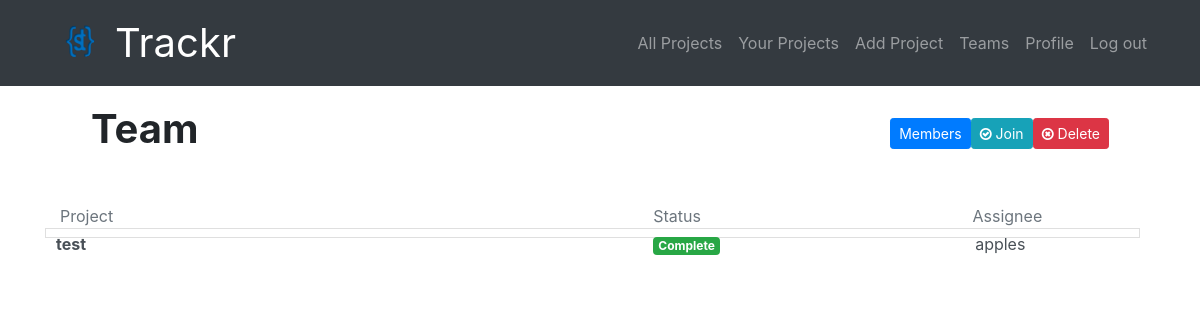
Page /teams/teams/in/team/ (signed in) on the committed database.
### teams/models.py (models this page shows, shortened)
class Team(models.Model):
    name = models.CharField(max_length=255, unique=True)
    slug = models.SlugField(allow_unicode=True, unique=True)
    description = models.TextField(blank=True, default='')
    description_html = models.TextField(editable=False, default='', blank=True)
    members = models.ManyToManyField(User,through="TeamMember")
    class Meta:
        ordering = ["name"]

### projects/models.py (models this page shows, shortened)
class Project(models.Model):
    id = models.AutoField(primary_key=True)
    project_name = models.CharField(max_length=256)
    worker = models.ForeignKey(User,related_name='projects',null=True,on_delete=models.SET_NULL)
    created_by = models.ForeignKey(User,related_name='created',null=True,on_delete=models.SET_NULL)
    description = models.TextField()
    created_at = models.DateTimeField(default=timezone.now)
    due_date = models.DateTimeField()
    status = models.CharField(max_length=20,choices=status)
    completed_on = models.DateTimeField(blank=True,null=True)
    team = models.ForeignKey(Team,related_name='projects',null=True,blank=True,on_delete=models.SET_NULL)
    class Meta():
        ordering = ['-created_at']
        unique_together = ['worker','project_name']

### teams/views.py (the view)
# urls.py: path("teams/in/<slug>/",views.SingleTeam.as_view(),name="single"),
class SingleTeam(LoginRequiredMixin,generic.DetailView):
    model = Team

### teams/templates/teams/team_detail.html (shortened to what this page needs)
{% extends "teams/team_base.html" %}
{% block pregroup %}
  <div class="container">
    <nav class="navbar navbar-expand-lg" role="navigation" id="navbar">
      <div class="container">
        <div class="navbar-nav align-items-center">
          <h1 class="navbar-brand team-name" ><strong>{{team.name}}</strong></h1>
        </div>
        <div class="navbar-nav ml-auto">
          <a data-toggle="modal" data-target="#modalMembers" href="#modalMembers" class="btn btn-lg btn-primary btn-sm members">Members</a>
          {% if user not in team.members.all %}
          <a href="{% url 'teams:join' slug=team.slug %}" class="btn btn-sm btn-info"><span class="fa fa-check-circle-o"></span> Join</a>
          {% else %}
          <a href="{% url 'teams:leave' slug=team.slug %}" class="btn btn-sm btn-warning"><span class="fa fa-minus-circle"></span> Leave</a>
          {% endif %}
          {% if user.is_superuser %}
            <a href="{% url 'teams:delete' slug=team.slug %}" class="btn btn-sm btn-danger"><span class="fa fa-times-circle-o"></span> Delete</a>
          {% endif %}
        </div>
      </div>
    </nav>
  </div>
{% endblock %}
{% block group_content %}
<div class='container'>
	{% if team.projects.count == 0 %}
	<h2>No projects in this team yet!</h2>
	{% else %}
  <br>
  <div class="d-flex justify-content-center">
    <div class="container list-group">
      <div class="d-flex justify-content-between align-items-center row">
        <div class="col-sm-5 text-muted">Project</div>
        <div class="col-sm-2 text-muted">Status</div>
        <div class="col-sm-2 text-muted">Assignee</div>
  		{% for project in team.projects.all %}
        <a href="{% url 'projects:single' pk=project.pk %}" class="list-group-item list-group-item-action">
          <div class="d-flex justify-content-between align-items-center row">
            <div class="col-sm-5"><strong>{{project.project_name}}</strong></div>
            {% if project.status == 'Active' %}
              <div class="col-sm-2"><span class="badge badge-primary">{{project.status}}</span></div>
            {% elif project.status == 'Hold' %}
              <div class="col-sm-2"><span class="badge badge-warning">{{project.status}}</span></div>
            {% elif project.status == 'Past Due' %}
              <div class="col-sm-2"><span class="badge badge-danger">{{project.status}}</span></div>
            {% else %}
              <div class="col-sm-2"><span class="badge badge-success">{{project.status}}</span></div>
            {% endif %}
            <div class="col-sm-2">{{project.worker}}</div>
          </div>
        </a>
  		{% endfor %}
    </div>
  	{% endif %}
  </div>
</div>
{% endblock %}

### static/css/master.css (style rules this page uses)
.navbar-brand { font-size: 40px !important; }
.team-name { font-size: 40px !important; }
.list-group-item { height: 10px; padding: 3px 10px }

### rows in the picture
Team: name "Team"
Project: project_name "test", status "Complete", worker "apples"
